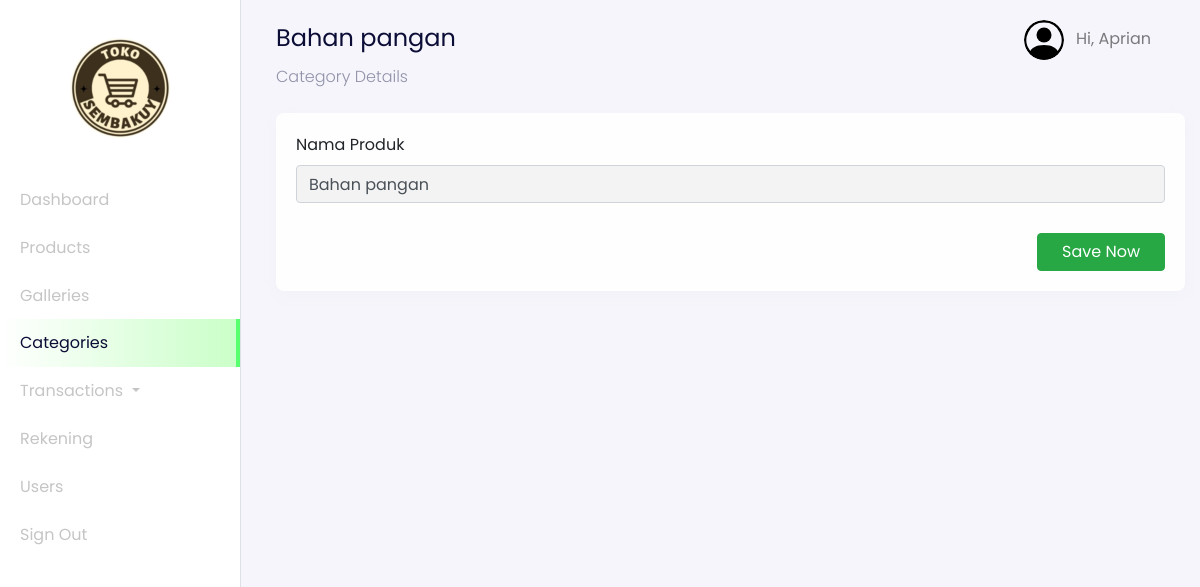
The page /admin?page=categories-details&id=1 (signed in) on the database its author committed.
### tables this page shows
CREATE TABLE `users` (
  `id_user` int(11) NOT NULL,
  `name` varchar(255) NOT NULL,
  `email` varchar(255) NOT NULL,
  `password` varchar(255) NOT NULL,
  `address` text DEFAULT NULL,
  `phone_number` varchar(255) NOT NULL,
  `postal_code` varchar(191) NOT NULL,
  `roles` varchar(255) NOT NULL
);

CREATE TABLE `categories` (
  `id` int(11) NOT NULL,
  `category_name` varchar(255) NOT NULL,
  `slug` varchar(255) NOT NULL
);

### config/config.php (called while the page is built, shortened)
<?php
$host = 'localhost';
$user = 'root';
$password = '';
$dbname = 'imk_tugas';
$conn = mysqli_connect($host, $user, $password, $dbname);
function query($query)
{
    global $conn;
    $result = mysqli_query($conn, $query);
    $rows = [];
    while ($row = mysqli_fetch_assoc($result)) {
        $rows[] = $row;
    }
    return $rows;
}
?>

### admin/dashboard-categories-details.php (the view, shortened to what this page needs)
<?php
$id = $_GET["id"];
$categories = query("SELECT * FROM categories WHERE id = $id")[0];
?>
<nav
  class="navbar navbar-expand-lg navbar-light navbar-store fixed-top"
  data-aos="fade-down"
>
  <div class="container-fluid">
    <div class="collpase navbar-collapse" id="navbarResponsive">
      <ul class="navbar-nav d-none d-lg-flex ml-auto">
        <li class="nav-item dropdown">
          <a
            href="#"
            class="nav-link"
            id="navbarDropdown"
            role="button"
            data-toggle="dropdown"
          >
          <img
              src="../assets/images/person-circle.svg"
              alt="profile"
              height="40px"
              class="rounded-circle mr-2 profile-picture"
            />
            <?php
              $id_user = $_SESSION['user'];
              $user = query("SELECT * FROM users WHERE id_user = $id_user")[0];
            ?>
            Hi, <?= $user["name"]; ?>
          </a>
        </li>
      </ul>
    </div>
  </div>
</nav>
<div
  class="section-content section-dashboard-home"
  data-aos="fade-up"
>
  <div class="container-fluid">
    <div class="dashboard-heading">
      <h2 class="dashboard-title"><?= $categories["category_name"]; ?></h2>
      <p class="dashboard-subtitle">Category Details</p>
    </div>
    <div class="dashboard-content">
      <div class="row">
        <div class="col-12 mt-2">
          <form action="" method="POST" enctype="multipart/form-data">
            <div class="card">
              <div class="card-body">
                <div class="row">
                  <div class="col-md-12">
                    <div class="form-group">
                      <label for="name">Nama Produk</label>
                      <input type="text" id="name" class="form-control"  name="name" value="<?= $categories["category_name"]; ?>">
                    </div>
                  </div>
                </div>
                <div class="row">
                  <div class="col-12 text-right">
                    <button
                      type="submit"
                      name="updateCategory"
                      class="btn btn-success px-4"
                    >
                      Save Now
                    </button>
                  </div>
                </div>
              </div>
            </div>
          </form>
        </div>
      </div>
    </div>
  </div>
</div>

### rows shown on the page
users: name "Aprian"
categories: category_name "Bahan pangan", name "Bahan pangan"
